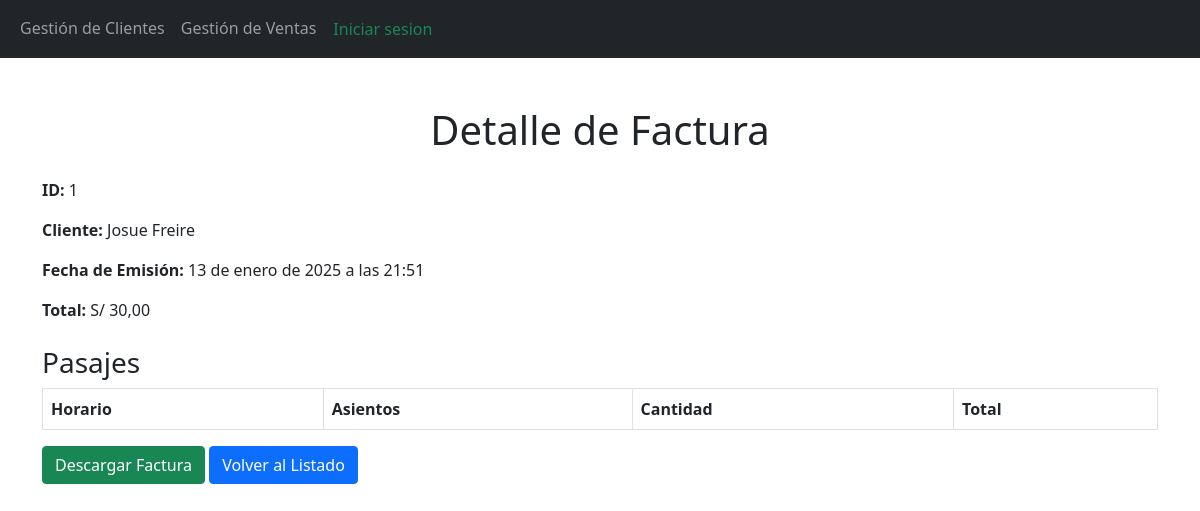
The app's page /detalleFactura/1/ with its own data.
### Aplicaciones/ventapasajes/models.py (models this page shows, shortened)
class Factura(models.Model):
    id = models.AutoField(primary_key=True)  # Clave primaria auto incremental
    cliente = models.ForeignKey(Cliente, on_delete=models.CASCADE)  # Cliente asociado
    pasajes = models.ManyToManyField(Pasaje)  # Pasajes relacionados con la factura
    fecha_emision = models.DateTimeField(auto_now_add=True)  # Fecha de emisión
    total = models.DecimalField(max_digits=10, decimal_places=2)  # Monto total de la factura

class Cliente(models.Model):
    id = models.AutoField(primary_key=True)              # Clave primaria auto incremental
    nombre = models.CharField(max_length=100)
    apellido = models.CharField(max_length=100)
    dni = models.CharField(max_length=10, unique=True)    # Documento de identidad único
    telefono = models.CharField(max_length=10, blank=True, null=True)
    email = models.EmailField(blank=True, null=True)     # Opcional
    foto=models.FileField(upload_to='clientes',null=True,blank=True)

### Aplicaciones/ventapasajes/views.py (the view)
# urls.py: path('detalleFactura/<int:factura_id>/', views.detalleFactura, name='detalleFactura'),
def detalleFactura(request, factura_id):
    try:
        factura = Factura.objects.get(id=factura_id)
    except Factura.DoesNotExist:
        messages.error(request, "La factura solicitada no existe.")
        return redirect('listadoPasajes')
    return render(request, "detalleFactura.html", {'factura': factura})

### Aplicaciones/ventapasajes/templates/detalleFactura.html (shortened to what this page needs)
{% extends "./plantilla.html" %}
{% block contenido %}
<div class="container mt-5">
    <h1 class="text-center mb-4">Detalle de Factura</h1>
    <p><strong>ID:</strong> {{ factura.id }}</p>
    <p><strong>Cliente:</strong> {{ factura.cliente.nombre }} {{ factura.cliente.apellido }}</p>
    <p><strong>Fecha de Emisión:</strong> {{ factura.fecha_emision }}</p>
    <p><strong>Total:</strong> S/ {{ factura.total }}</p>
    <h3 class="mt-4">Pasajes</h3>
    <table class="table table-bordered">
        <thead>
            <tr>
                <th>Horario</th>
                <th>Asientos</th>
                <th>Cantidad</th>
                <th>Total</th>
            </tr>
        </thead>
    </table>
    <a href="{% url 'descargarFactura' factura.id %}" class="btn btn-success">Descargar Factura</a>
    <a href="{% url 'listadoPasajes' %}" class="btn btn-primary">Volver al Listado</a>
</div>
{% endblock %}

### records on screen
Factura: id "1", cliente.nombre "Josue", cliente.apellido "Freire", fecha_emision "13 de enero de 2025 a las 21:51", total "30,00"
